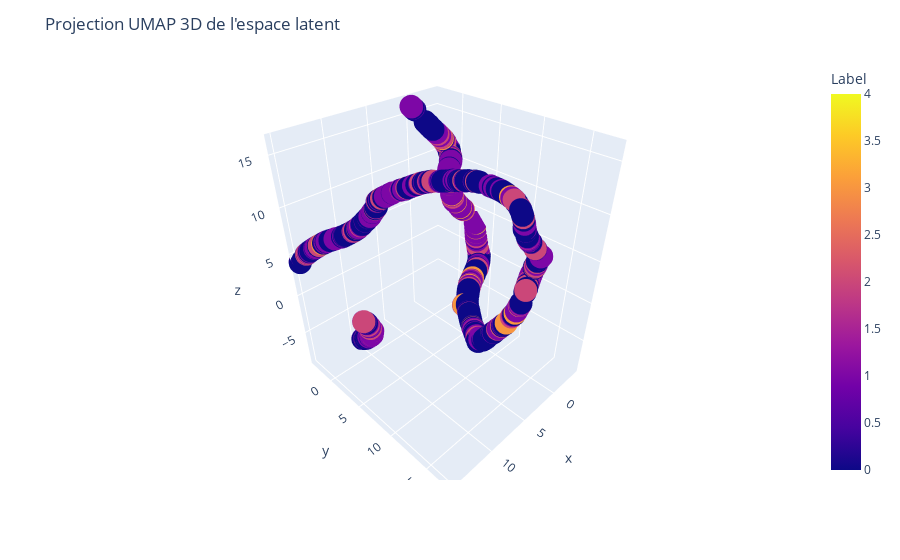

Notebook code cell kept with this figure:
### Code cell
cvae_latent_umap(cvae, dataloader_test_big, color_mode="label", device=None, n_neighbors=15, min_dist=0.1, metric="euclidean")

### Figure 1 — Plotly figure (JSON) as saved in the notebook; plotly's stock layout.template omitted (floating-point values rounded to 4 significant figures; data arrays with more than 128 entries replaced by an {"elided": "..."} marker saying what was removed)
{"data": [{"hovertemplate": "x=%{x}<br>y=%{y}<br>z=%{z}<br>Label=%{marker.color}<extra></extra>", "legendgroup": "", "marker": {"color": {"elided": "1024 float values"}, "coloraxis": "coloraxis", "symbol": "circle"}, "mode": "markers", "name": "", "scene": "scene", "showlegend": false, "type": "scatter3d", "x": {"elided": "1024 float values"}, "y": {"elided": "1024 float values"}, "z": {"elided": "1024 float values"}}], "layout": {"coloraxis": {"colorbar": {"title": {"text": "Label"}}, "colorscale": [[0, "#0d0887"], [0.1111, "#46039f"], [0.2222, "#7201a8"], [0.3333, "#9c179e"], [0.4444, "#bd3786"], [0.5556, "#d8576b"], [0.6667, "#ed7953"], [0.7778, "#fb9f3a"], [0.8889, "#fdca26"], [1, "#f0f921"]]}, "legend": {"tracegroupgap": 0}, "margin": {"t": 60}, "scene": {"domain": {"x": [0, 1], "y": [0, 1]}, "xaxis": {"title": {"text": "x"}}, "yaxis": {"title": {"text": "y"}}, "zaxis": {"title": {"text": "z"}}}, "title": {"text": "Projection UMAP 3D de l'espace latent"}}}
